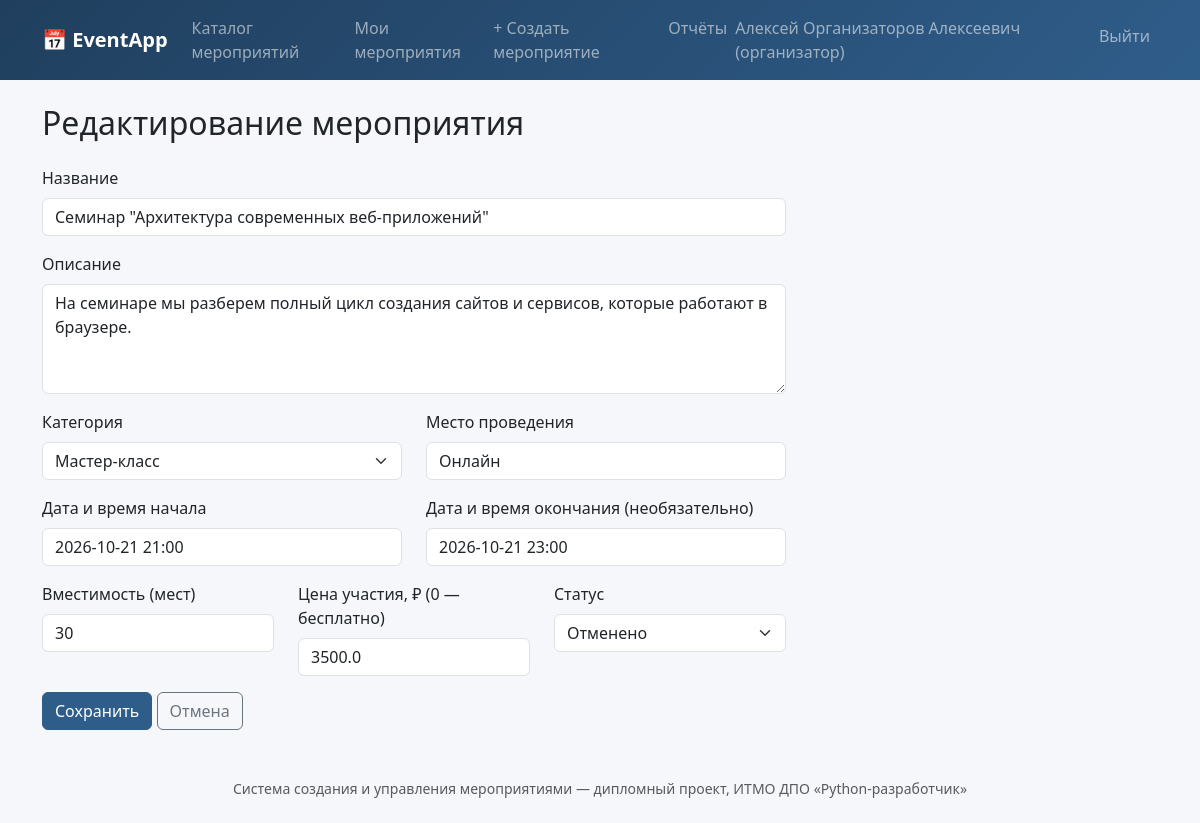
Screenshot of /events/1/edit (signed in) with the database file from the repository.
### tables this page shows
CREATE TABLE users (
    id            INTEGER PRIMARY KEY AUTOINCREMENT,
    full_name     TEXT    NOT NULL,
    email         TEXT    NOT NULL UNIQUE,
    phone         TEXT,
    password_hash TEXT    NOT NULL,
    role          TEXT    NOT NULL CHECK (role IN ('organizer', 'participant')),
    created_at    TEXT    NOT NULL DEFAULT (datetime('now'))
);

CREATE TABLE events (
    id             INTEGER PRIMARY KEY AUTOINCREMENT,
    organizer_id   INTEGER NOT NULL REFERENCES users(id) ON DELETE CASCADE,
    title          TEXT    NOT NULL,
    description    TEXT,
    category       TEXT    NOT NULL DEFAULT 'Другое',
    location       TEXT    NOT NULL,
    start_datetime TEXT    NOT NULL,   -- ISO 8601, 'YYYY-MM-DD HH:MM'
    end_datetime   TEXT,
    capacity       INTEGER NOT NULL CHECK (capacity > 0),
    price          REAL    NOT NULL DEFAULT 0 CHECK (price >= 0),
    status         TEXT    NOT NULL DEFAULT 'published'
                     CHECK (status IN ('draft', 'published', 'cancelled', 'completed')),
    created_at     TEXT    NOT NULL DEFAULT (datetime('now'))
);

### events.py (the view, shortened to what this page needs)
@bp.route("/<int:event_id>/edit", methods=("GET", "POST"))
@role_required("organizer")
def edit(event_id):
    event = _get_event_or_404(event_id)
    if event["organizer_id"] != g.user["id"]:
        abort(403)
    return render_template("events/form.html", event=event, categories=CATEGORIES)

### auth.py (called while the page is built)
@bp.before_app_request
def load_logged_in_user():
    user_id = session.get("user_id")
    if user_id is None:
        g.user = None
    else:
        g.user = get_db().execute(
            "SELECT * FROM users WHERE id = ?", (user_id,)
        ).fetchone()

def login_required(view):
    @functools.wraps(view)
    def wrapped(**kwargs):
        if g.user is None:
            flash("Пожалуйста, войдите в систему.", "warning")
            return redirect(url_for("auth.login", next=request.path))
        return view(**kwargs)
    return wrapped

def role_required(role):
    def decorator(view):
        @functools.wraps(view)
        @login_required
        def wrapped(**kwargs):
            if g.user["role"] != role:
                flash("Недостаточно прав для доступа к этой странице.", "danger")
                return redirect(url_for("events.catalog"))
            return view(**kwargs)
        return wrapped
    return decorator

### db.py (called while the page is built)
def get_db():
    if "db" not in g:
        g.db = sqlite3.connect(current_app.config["DATABASE_PATH"])
        g.db.row_factory = sqlite3.Row
        g.db.execute("PRAGMA foreign_keys = ON")
    return g.db

### events.py (called while the page is built)
def _get_event_or_404(event_id):
    db = get_db()
    event = db.execute("SELECT * FROM events WHERE id = ?", (event_id,)).fetchone()
    if event is None:
        abort(404)
    return event

### templates/events/form.html (shortened to what this page needs)
{% extends "base.html" %}
{% block content %}
<h2 class="mb-4">{{ 'Редактирование мероприятия' if event else 'Новое мероприятие' }}</h2>
<form method="post" class="col-md-8">
    <div class="mb-3">
        <label class="form-label">Название</label>
        <input type="text" name="title" class="form-control" value="{{ event['title'] if event else '' }}" required>
    </div>
    <div class="mb-3">
        <label class="form-label">Описание</label>
        <textarea name="description" class="form-control" rows="4">{{ event['description'] if event else '' }}</textarea>
    </div>
    <div class="row">
        <div class="col-md-6 mb-3">
            <label class="form-label">Категория</label>
            <select name="category" class="form-select">
                {% for c in categories %}
                    <option value="{{ c }}" {% if event and event['category']==c %}selected{% endif %}>{{ c }}</option>
                {% endfor %}
            </select>
        </div>
        <div class="col-md-6 mb-3">
            <label class="form-label">Место проведения</label>
            <input type="text" name="location" class="form-control" value="{{ event['location'] if event else '' }}" required>
        </div>
    </div>
    <div class="row">
        <div class="col-md-6 mb-3">
            <label class="form-label">Дата и время начала</label>
            <input type="text" name="start_datetime" class="form-control" placeholder="2026-09-15 18:00"
                   value="{{ event['start_datetime'] if event else '' }}" required>
        </div>
        <div class="col-md-6 mb-3">
            <label class="form-label">Дата и время окончания (необязательно)</label>
            <input type="text" name="end_datetime" class="form-control" placeholder="2026-09-15 21:00"
                   value="{{ event['end_datetime'] if event and event['end_datetime'] else '' }}">
        </div>
    </div>
    <div class="row">
        <div class="col-md-4 mb-3">
            <label class="form-label">Вместимость (мест)</label>
            <input type="number" min="1" name="capacity" class="form-control" value="{{ event['capacity'] if event else 30 }}" required>
        </div>
        <div class="col-md-4 mb-3">
            <label class="form-label">Цена участия, ₽ (0 — бесплатно)</label>
            <input type="number" min="0" step="0.01" name="price" class="form-control" value="{{ event['price'] if event else 0 }}" required>
        </div>
        <div class="col-md-4 mb-3">
            <label class="form-label">Статус</label>
            <select name="status" class="form-select">
                {% for s, label in [('draft','Черновик'), ('published','Опубликовано'), ('cancelled','Отменено'), ('completed','Завершено')] %}
                    <option value="{{ s }}" {% if event and event['status']==s or (not event and s=='published') %}selected{% endif %}>{{ label }}</option>
                {% endfor %}
            </select>
        </div>
    </div>
    <button type="submit" class="btn btn-brand">Сохранить</button>
    <a href="{{ url_for('events.my_events') }}" class="btn btn-outline-secondary">Отмена</a>
</form>
{% endblock %}

### templates/base.html (shortened to what this page needs)
<!doctype html>
<html lang="ru">
<head>
    <link href="{{ url_for('static', filename='vendor/bootstrap/css/bootstrap.min.css') }}" rel="stylesheet">
    <link href="{{ url_for('static', filename='style.css') }}" rel="stylesheet">
</head>
<body>
<nav class="navbar navbar-expand-lg navbar-dark app-navbar">
    <div class="container">
        <a class="navbar-brand fw-bold" href="{{ url_for('events.catalog') }}">📅 EventApp</a>
        <div class="collapse navbar-collapse" id="nav">
            <ul class="navbar-nav me-auto">
                <li class="nav-item"><a class="nav-link" href="{{ url_for('events.catalog') }}">Каталог мероприятий</a></li>
                {% if current_user and current_user['role'] == 'organizer' %}
                    <li class="nav-item"><a class="nav-link" href="{{ url_for('events.my_events') }}">Мои мероприятия</a></li>
                    <li class="nav-item"><a class="nav-link" href="{{ url_for('events.create') }}">+ Создать мероприятие</a></li>
                    <li class="nav-item"><a class="nav-link" href="{{ url_for('reports.dashboard') }}">Отчёты</a></li>
                {% elif current_user and current_user['role'] == 'participant' %}
                    <li class="nav-item"><a class="nav-link" href="{{ url_for('registrations.mine') }}">Мои регистрации</a></li>
                {% endif %}
            </ul>
            <ul class="navbar-nav">
                {% if current_user %}
                    <li class="nav-item"><span class="navbar-text me-3">{{ current_user['full_name'] }} ({{ 'организатор' if current_user['role']=='organizer' else 'участник' }})</span></li>
                    <li class="nav-item"><a class="nav-link" href="{{ url_for('auth.logout') }}">Выйти</a></li>
                {% else %}
                    <li class="nav-item"><a class="nav-link" href="{{ url_for('auth.login') }}">Войти</a></li>
                    <li class="nav-item"><a class="nav-link" href="{{ url_for('auth.register') }}">Регистрация</a></li>
                {% endif %}
            </ul>
        </div>
    </div>
</nav>
<div class="container py-4">
    {% block content %}{% endblock %}
</div>
<footer class="text-center text-muted py-4 small">
    Система создания и управления мероприятиями — дипломный проект, ИТМО ДПО «Python-разработчик»
</footer>
</body>
</html>

### static/style.css (style rules this page uses)
:root { --brand: #2f5d8a; --brand-dark: #203f5e; --accent: #e8963c; }
body { background: #f5f7fa; }
.app-navbar { background: linear-gradient(135deg, var(--brand-dark), var(--brand)); }
.btn-brand { background: var(--brand); border-color: var(--brand); color: white; }

### rows the page displays
users: full_name "Алексей Организаторов Алексеевич", role "организатор"
events: title "Семинар \"Архитектура современных веб-приложений\"", description "На семинаре мы разберем полный цикл создания сайтов и сервисов, которые работают в браузере.", category "Мастер-класс", location "Онлайн", start_datetime "2026-10-21 21:00", end_datetime "2026-10-21 23:00", capacity "30", price "3500.0", status "Отменено"

### other values shown
{{ 'Редактирование мероприятия' if event else 'Новое мероприятие' }} "Редактирование мероприятия"
